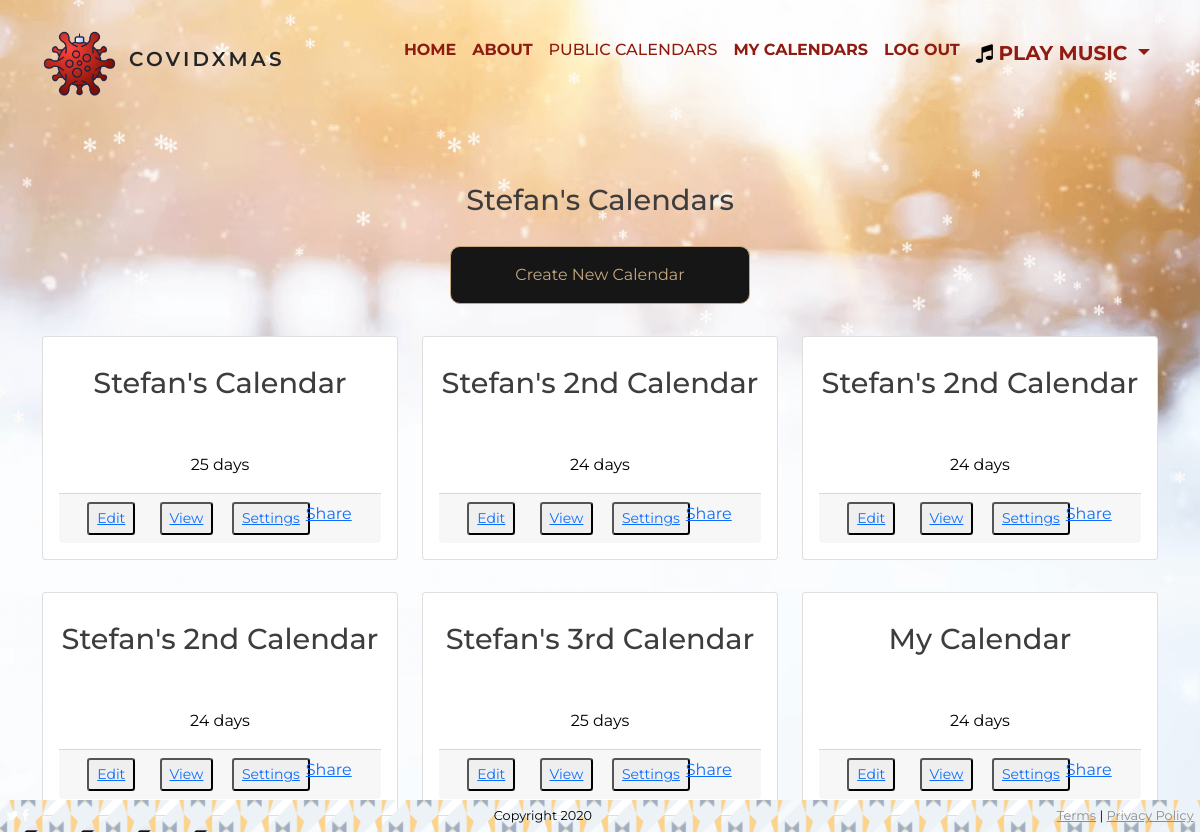
The page /dates/view_calendars/ (signed in) on the database its author committed.
### dates/models.py (models this page shows, shortened)
class Calendar(models.Model):
    user = models.ForeignKey(User, related_name='calendars', on_delete=models.CASCADE)
    unique_id = models.UUIDField(default=uuid.uuid4, max_length=100, unique=True, primary_key=True)
    name = models.CharField(max_length=254)
    days = models.IntegerField(default=0, choices=DAYS)
    year = models.IntegerField(default=2021, choices=YEARS)
    is_public = models.BooleanField(default=False)

### dates/views.py (the view)
# urls.py: path('view_calendars/', view_calendars, name='view_calendars'),
@login_required
def view_calendars(request):
    calendars = Calendar.objects.filter(user=request.user)
    return render(request, 'view_calendars.html', {'calendars': calendars})

### dates/templates/view_calendars.html
{% extends 'base_template.html' %}
{% block content %}
<section class="calendar">
	<div class="container">
		<div class="row">
			<div class="col-12 mt-3 pt-3">
				<h1 class="text-center">{{ user|title }}'s Calendars</h1>
			</div>
		</div>
		<div class="row">
			<div class="col-12 text-center">
				<a role="button" class="btn btn-primary" href="{% url 'create_calendar' %}">Create New Calendar</a>
			</div>
		</div>
		<div class="row">
			{% if user.calendars %}
			{% for calendar in calendars %}
			<div class="col-xs-8 col-md-4 my-3">
				<div class="card">
					<div class="card-title">
						<h1>{{ calendar.name }}</h1>
					</div>
					<div class="card-body">
						<div class="row text-center">
							<div class="col-12">
								<p>{{ calendar.days }} days</p>
							</div>
						</div>
						<div class="card-footer">
							<div class="row justify-content-center text-center d-inline-block">
								<div class="col-12">
                                    <div class="container m-0 p-0">
                                        <div class="row m-0 p-0">
                                            <div class="col-lg-3">
                                                <button class="btn-sm">
												<a class=""
													href="{% url 'edit_dates' calendar_id=calendar.unique_id %}">Edit
												</a></button>
                                            </div>
                                            <div class="col-lg-3">
                                                <button class="btn-sm">
                                                    <a role="button"
                                                        href="{% url 'calendar' calendar_id=calendar.unique_id %}">View</a>
                                                </button>
                                            </div>
                                            <div class="col-lg-3">
                                                <button class="btn-sm">
                                                    <a role="button"
                                                        href="{% url 'settings' calendar_id=calendar.unique_id %}">Settings</a>
                                                </button>
                                            </div>
                                            <div class="col-lg-3">
                                                <div class="fb-share-button"
												    data-href="{% url 'calendar' calendar_id=calendar.unique_id %}"
												    data-layout="button" data-size="small">
												<a target="_blank"
													href="{% url 'calendar' calendar_id=calendar.unique_id %}"
													class="fb-xfbml-parse-ignore">Share</a>
											</div>
                                            </div>
                                        </div>
                                    </div>
								</div>
							</div>
						</div>
					</div>
				</div>
			</div>
			{% endfor %}
			{% endif %}
		</div>
	</div>
</section>
{% endblock %}

### assets/css/_variables.css (style rules this page uses)
:root { --background-colour: #8e8989; --menu-colour: #3e3d3d; --primary-colour: #901B11; --primary-colour-hover: #052e12; --nav-colour: #262525; --background-dark: rgba(0, 0, 0, 0.5); --overlay: rgba(144, 27, 17, 0.5); }

### assets/css/_base.css (style rules this page uses)
* { color: black; font-family: 'Montserrat', sans-serif; margin: 0; padding: 0; box-sizing: border-box; }
body { background: url(../images/flakes3.png); background-size: cover; background-repeat: no-repeat; background-position: center; min-height: 100vh; width: 100%; position: relative; }

### assets/css/_typography.css (style rules this page uses)
h1, h2, h3, h4 { font-family: 'Risque', cursive; }
h1 { font-size: 1.8em; margin-top: 1em; margin-bottom: 1em; color: var(--menu-colour); }

### assets/css/_flakes.css (style rules this page uses)
.btn { background-color: #161616; border-radius: 10px; color: #c5a880; border: 1px solid #c5a880; padding: 16px; width: 300px; margin-bottom: 16px; line-height: 1.5; cursor: pointer; }

### assets/css/_viewcalendar.css (style rules this page uses)
h1 { font-family: 'Montserrat', sans-serif; }
.card-title { text-align: center; }
.card-body { text-align: center; }

### rows shown on the page
Calendar: name "Stefan's Calendar", days "25"
Calendar: name "Stefan's 2nd Calendar", days "24"
Calendar: name "Stefan's 2nd Calendar", days "24"
Calendar: name "Stefan's 2nd Calendar", days "24"
Calendar: name "Stefan's 3rd Calendar", days "25"
Calendar: name "My Calendar", days "24"

### other values the page prints
{{ user|title }} "Stefan"
